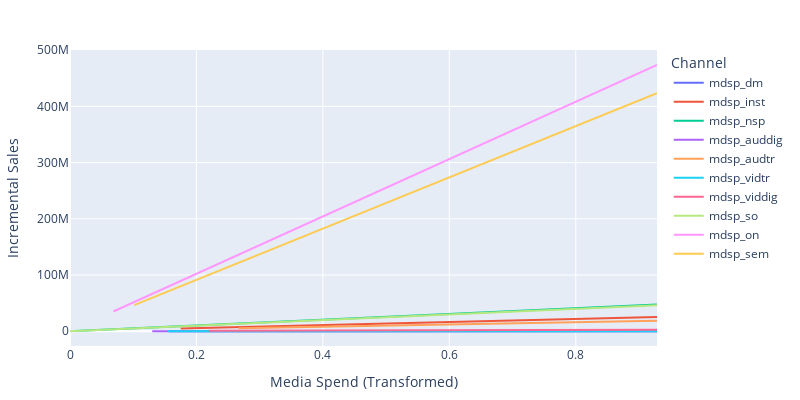
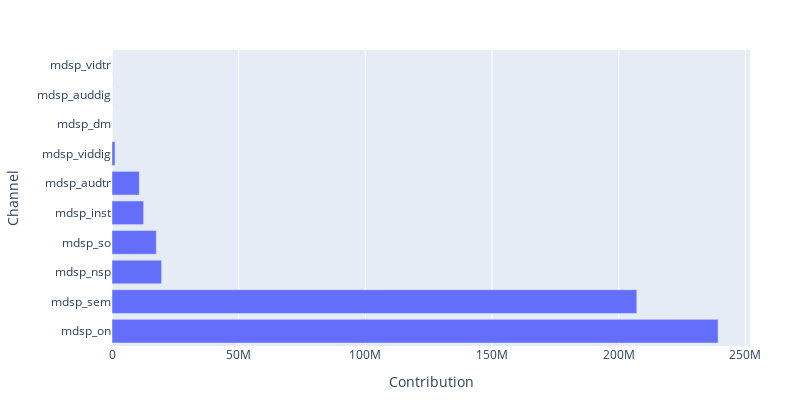

These figures' notebook cell, in order:
### Code cell
import plotly.express as px

# Create DataFrame and plot with plotly express
fig = px.line(
    response_curves, 
    x='Media_Spend',
    y='Incremental_Sales',
    color='Channel',
    labels={
        'Media_Spend': 'Media Spend (Transformed)',
        'Incremental_Sales': 'Incremental Sales'
    }
)

fig.update_layout(
    width=800,
    height=400,
    margin=dict(l=50, r=50, t=50, b=50)
)

fig.show()

# Calculate channel contribution
contributions = {}
for i, col in enumerate(transformed_media_cols):
    original_col = col.replace('_transformed', '')
    contribution = model.coef_[i] * X_train[col].mean()
    contributions[original_col] = contribution

# Plot contributions
contribution_df = pd.DataFrame({'Channel': list(contributions.keys()),
                              'Contribution': list(contributions.values())})
contribution_df = contribution_df.sort_values('Contribution', ascending=False)

fig = go.Figure(go.Bar(
    x=contribution_df['Contribution'],
    y=contribution_df['Channel'],
    orientation='h'
))

fig.update_layout(
    xaxis_title='Contribution',
    yaxis_title='Channel',
    width=800,
    height=400,
    margin=dict(l=50, r=50, t=50, b=50)
)

fig.show()

### Figure 1 — Plotly figure (JSON) as saved in the notebook; plotly's stock layout.template omitted (floating-point values rounded to 4 significant figures)
{"data": [{"hovertemplate": "Channel=mdsp_dm<br>Media Spend (Transformed)=%{x}<br>Incremental Sales=%{y}<extra></extra>", "legendgroup": "mdsp_dm", "line": {"color": "#636efa", "dash": "solid"}, "marker": {"symbol": "circle"}, "mode": "lines", "name": "mdsp_dm", "orientation": "v", "showlegend": true, "type": "scatter", "x": [0.1565, 0.1972, 0.2378, 0.2784, 0.319, 0.3597, 0.4003, 0.4409, 0.4816, 0.5222, 0.5628, 0.6034, 0.6441, 0.6847, 0.7253, 0.766, 0.8066, 0.8472, 0.8878, 0.9285], "xaxis": "x", "y": [0.0, 0.0, 0.0, 0.0, 0.0, 0.0, 0.0, 0.0, 0.0, 0.0, 0.0, 0.0, 0.0, 0.0, 0.0, 0.0, 0.0, 0.0, 0.0, 0.0], "yaxis": "y"}, {"hovertemplate": "Channel=mdsp_inst<br>Media Spend (Transformed)=%{x}<br>Incremental Sales=%{y}<extra></extra>", "legendgroup": "mdsp_inst", "line": {"color": "#EF553B", "dash": "solid"}, "marker": {"symbol": "circle"}, "mode": "lines", "name": "mdsp_inst", "orientation": "v", "showlegend": true, "type": "scatter", "x": [0.1751, 0.2148, 0.2544, 0.2941, 0.3337, 0.3734, 0.413, 0.4527, 0.4923, 0.532, 0.5716, 0.6113, 0.6509, 0.6906, 0.7302, 0.7699, 0.8095, 0.8492, 0.8888, 0.9285], "xaxis": "x", "y": [4737000.0, 5809000.0, 6882000.0, 7954000.0, 9027000.0, 10100000.0, 11170000.0, 12240000.0, 13320000.0, 14390000.0, 15460000.0, 16530000.0, 17610000.0, 18680000.0, 19750000.0, 20820000.0, 21900000.0, 22970000.0, 24040000.0, 25110000.0], "yaxis": "y"}, {"hovertemplate": "Channel=mdsp_nsp<br>Media Spend (Transformed)=%{x}<br>Incremental Sales=%{y}<extra></extra>", "legendgroup": "mdsp_nsp", "line": {"color": "#00cc96", "dash": "solid"}, "marker": {"symbol": "circle"}, "mode": "lines", "name": "mdsp_nsp", "orientation": "v", "showlegend": true, "type": "scatter", "x": [0.006736, 0.05525, 0.1038, 0.1523, 0.2008, 0.2493, 0.2978, 0.3463, 0.3948, 0.4433, 0.4919, 0.5404, 0.5889, 0.6374, 0.6859, 0.7344, 0.7829, 0.8314, 0.88, 0.9285], "xaxis": "x", "y": [343200.0, 2815000.0, 5287000.0, 7758000.0, 10230000.0, 12700000.0, 15170000.0, 17650000.0, 20120000.0, 22590000.0, 25060000.0, 27530000.0, 30000000.0, 32480000.0, 34950000.0, 37420000.0, 39890000.0, 42360000.0, 44830000.0, 47310000.0], "yaxis": "y"}, {"hovertemplate": "Channel=mdsp_auddig<br>Media Spend (Transformed)=%{x}<br>Incremental Sales=%{y}<extra></extra>", "legendgroup": "mdsp_auddig", "line": {"color": "#ab63fa", "dash": "solid"}, "marker": {"symbol": "circle"}, "mode": "lines", "name": "mdsp_auddig", "orientation": "v", "showlegend": true, "type": "scatter", "x": [0.1301, 0.1722, 0.2142, 0.2562, 0.2982, 0.3402, 0.3822, 0.4243, 0.4663, 0.5083, 0.5503, 0.5923, 0.6343, 0.6764, 0.7184, 0.7604, 0.8024, 0.8444, 0.8864, 0.9285], "xaxis": "x", "y": [0.0, 0.0, 0.0, 0.0, 0.0, 0.0, 0.0, 0.0, 0.0, 0.0, 0.0, 0.0, 0.0, 0.0, 0.0, 0.0, 0.0, 0.0, 0.0, 0.0], "yaxis": "y"}, {"hovertemplate": "Channel=mdsp_audtr<br>Media Spend (Transformed)=%{x}<br>Incremental Sales=%{y}<extra></extra>", "legendgroup": "mdsp_audtr", "line": {"color": "#FFA15A", "dash": "solid"}, "marker": {"symbol": "circle"}, "mode": "lines", "name": "mdsp_audtr", "orientation": "v", "showlegend": true, "type": "scatter", "x": [0.2665, 0.3014, 0.3362, 0.371, 0.4059, 0.4407, 0.4756, 0.5104, 0.5452, 0.5801, 0.6149, 0.6498, 0.6846, 0.7194, 0.7543, 0.7891, 0.8239, 0.8588, 0.8936, 0.9285], "xaxis": "x", "y": [5311000.0, 6005000.0, 6700000.0, 7394000.0, 8088000.0, 8783000.0, 9477000.0, 10170000.0, 10870000.0, 11560000.0, 12250000.0, 12950000.0, 13640000.0, 14340000.0, 15030000.0, 15730000.0, 16420000.0, 17110000.0, 17810000.0, 18500000.0], "yaxis": "y"}, {"hovertemplate": "Channel=mdsp_vidtr<br>Media Spend (Transformed)=%{x}<br>Incremental Sales=%{y}<extra></extra>", "legendgroup": "mdsp_vidtr", "line": {"color": "#19d3f3", "dash": "solid"}, "marker": {"symbol": "circle"}, "mode": "lines", "name": "mdsp_vidtr", "orientation": "v", "showlegend": true, "type": "scatter", "x": [0.1549, 0.1956, 0.2363, 0.2771, 0.3178, 0.3585, 0.3992, 0.4399, 0.4806, 0.5213, 0.5621, 0.6028, 0.6435, 0.6842, 0.7249, 0.7656, 0.8063, 0.847, 0.8878, 0.9285], "xaxis": "x", "y": [0.0, 0.0, 0.0, 0.0, 0.0, 0.0, 0.0, 0.0, 0.0, 0.0, 0.0, 0.0, 0.0, 0.0, 0.0, 0.0, 0.0, 0.0, 0.0, 0.0], "yaxis": "y"}, {"hovertemplate": "Channel=mdsp_viddig<br>Media Spend (Transformed)=%{x}<br>Incremental Sales=%{y}<extra></extra>", "legendgroup": "mdsp_viddig", "line": {"color": "#FF6692", "dash": "solid"}, "marker": {"symbol": "circle"}, "mode": "lines", "name": "mdsp_viddig", "orientation": "v", "showlegend": true, "type": "scatter", "x": [0.2195, 0.2568, 0.2941, 0.3314, 0.3687, 0.4061, 0.4434, 0.4807, 0.518, 0.5553, 0.5926, 0.6299, 0.6673, 0.7046, 0.7419, 0.7792, 0.8165, 0.8538, 0.8911, 0.9285], "xaxis": "x", "y": [610600.0, 714500.0, 818300.0, 922100.0, 1026000.0, 1130000.0, 1234000.0, 1337000.0, 1441000.0, 1545000.0, 1649000.0, 1753000.0, 1856000.0, 1960000.0, 2064000.0, 2168000.0, 2272000.0, 2376000.0, 2479000.0, 2583000.0], "yaxis": "y"}, {"hovertemplate": "Channel=mdsp_so<br>Media Spend (Transformed)=%{x}<br>Incremental Sales=%{y}<extra></extra>", "legendgroup": "mdsp_so", "line": {"color": "#B6E880", "dash": "solid"}, "marker": {"symbol": "circle"}, "mode": "lines", "name": "mdsp_so", "orientation": "v", "showlegend": true, "type": "scatter", "x": [0.0, 0.04887, 0.09773, 0.1466, 0.1955, 0.2443, 0.2932, 0.3421, 0.3909, 0.4398, 0.4887, 0.5375, 0.5864, 0.6353, 0.6841, 0.733, 0.7819, 0.8307, 0.8796, 0.9285], "xaxis": "x", "y": [-1.49e-08, 2421000.0, 4842000.0, 7263000.0, 9684000.0, 12100000.0, 14530000.0, 16950000.0, 19370000.0, 21790000.0, 24210000.0, 26630000.0, 29050000.0, 31470000.0, 33890000.0, 36310000.0, 38740000.0, 41160000.0, 43580000.0, 46000000.0], "yaxis": "y"}, {"hovertemplate": "Channel=mdsp_on<br>Media Spend (Transformed)=%{x}<br>Incremental Sales=%{y}<extra></extra>", "legendgroup": "mdsp_on", "line": {"color": "#FF97FF", "dash": "solid"}, "marker": {"symbol": "circle"}, "mode": "lines", "name": "mdsp_on", "orientation": "v", "showlegend": true, "type": "scatter", "x": [0.06857, 0.1138, 0.1591, 0.2043, 0.2496, 0.2949, 0.3401, 0.3854, 0.4306, 0.4759, 0.5211, 0.5664, 0.6117, 0.6569, 0.7022, 0.7474, 0.7927, 0.8379, 0.8832, 0.9285], "xaxis": "x", "y": [35010000.0, 58120000.0, 81230000.0, 104300000.0, 127400000.0, 150600000.0, 173700000.0, 196800000.0, 219900000.0, 243000000.0, 266100000.0, 289200000.0, 312300000.0, 335400000.0, 358500000.0, 381600000.0, 404700000.0, 427800000.0, 450900000.0, 474100000.0], "yaxis": "y"}, {"hovertemplate": "Channel=mdsp_sem<br>Media Spend (Transformed)=%{x}<br>Incremental Sales=%{y}<extra></extra>", "legendgroup": "mdsp_sem", "line": {"color": "#FECB52", "dash": "solid"}, "marker": {"symbol": "circle"}, "mode": "lines", "name": "mdsp_sem", "orientation": "v", "showlegend": true, "type": "scatter", "x": [0.1015, 0.145, 0.1886, 0.2321, 0.2756, 0.3191, 0.3626, 0.4062, 0.4497, 0.4932, 0.5367, 0.5803, 0.6238, 0.6673, 0.7108, 0.7544, 0.7979, 0.8414, 0.8849, 0.9285], "xaxis": "x", "y": [46290000.0, 66140000.0, 85990000.0, 105800000.0, 125700000.0, 145500000.0, 165400000.0, 185200000.0, 205100000.0, 224900000.0, 244800000.0, 264600000.0, 284500000.0, 304300000.0, 324200000.0, 344000000.0, 363900000.0, 383700000.0, 403600000.0, 423400000.0], "yaxis": "y"}], "layout": {"height": 400, "legend": {"title": {"text": "Channel"}, "tracegroupgap": 0}, "margin": {"b": 50, "l": 50, "r": 50, "t": 50}, "width": 800, "xaxis": {"anchor": "y", "domain": [0, 1], "title": {"text": "Media Spend (Transformed)"}}, "yaxis": {"anchor": "x", "domain": [0, 1], "title": {"text": "Incremental Sales"}}}}

### Figure 2 — Plotly figure (JSON) as saved in the notebook; plotly's stock layout.template omitted (floating-point values rounded to 4 significant figures)
{"data": [{"orientation": "h", "type": "bar", "x": [239200000.0, 207100000.0, 19570000.0, 17480000.0, 12500000.0, 10780000.0, 1186000.0, 0.0, 0.0, 0.0], "y": ["mdsp_on", "mdsp_sem", "mdsp_nsp", "mdsp_so", "mdsp_inst", "mdsp_audtr", "mdsp_viddig", "mdsp_dm", "mdsp_auddig", "mdsp_vidtr"]}], "layout": {"height": 400, "margin": {"b": 50, "l": 50, "r": 50, "t": 50}, "width": 800, "xaxis": {"title": {"text": "Contribution"}}, "yaxis": {"title": {"text": "Channel"}}}}
